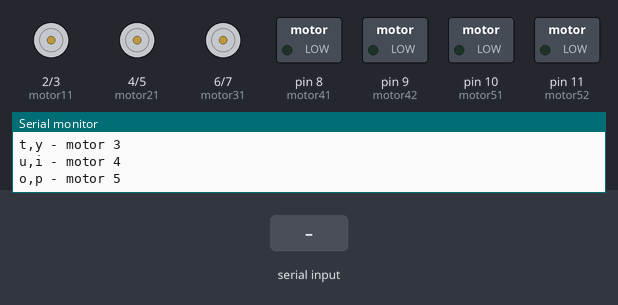
A sketch run on a simulated Arduino Uno, built with avr-gcc and run on an emulated ATmega328P. On the bench: motor-driver pin pairs drawn as motors (green arrow = first pin HIGH = forward, orange = second pin HIGH = backward, longer = more drive), switched loads named in the sketch (green lamp = pin HIGH), the last lines printed to the serial monitor. Inputs (shaded band) come from the test bench.

Above: at 1.2 s.
1.3 s: "q" received over Serial
At 1.7 s:
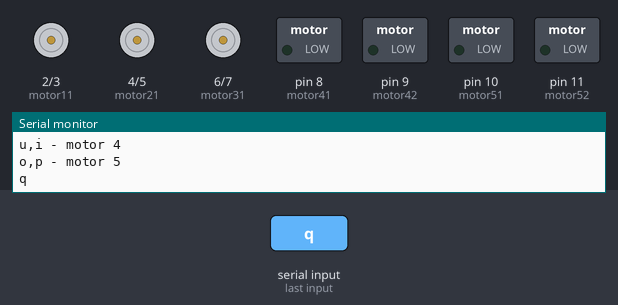
2.8 s: "w" received over Serial
At 4.0 s:
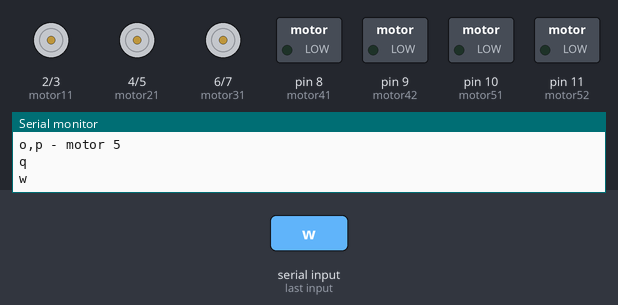
4.3 s: "e" received over Serial
At 5.2 s:
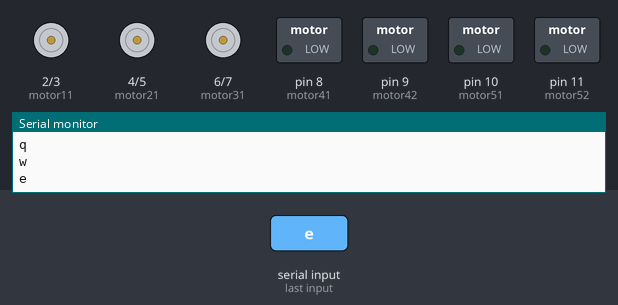
5.8 s: "r" received over Serial
At 6.3 s:
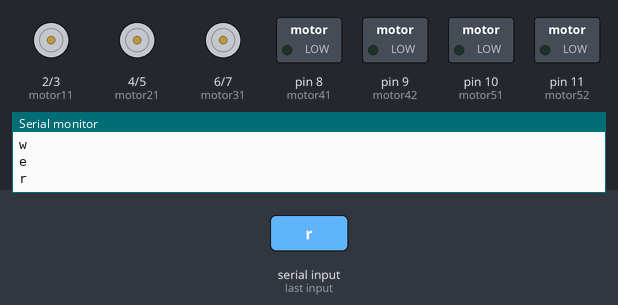
7.3 s: "t" received over Serial
At 8.5 s:
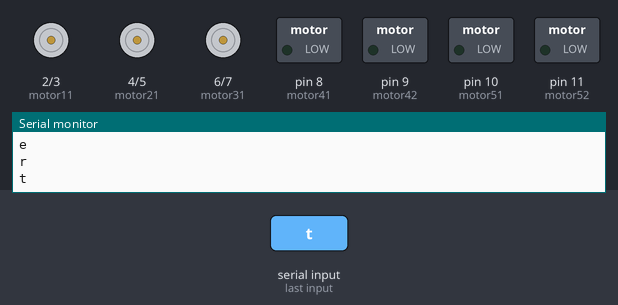
8.8 s: "y" received over Serial
At 9.8 s:
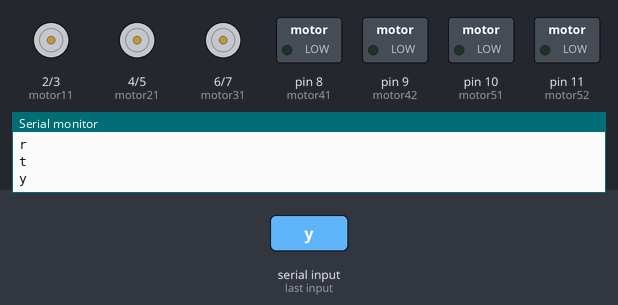
Timing chart, 0 to 11.3 s (numbered marks = the images above; inputs shaded):
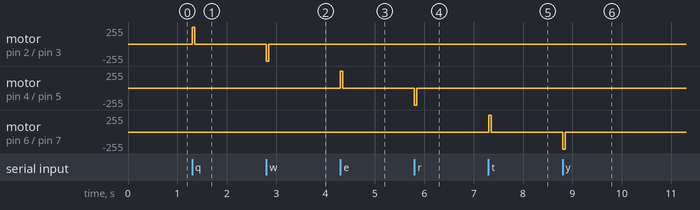

The sketch:

juster.ino
```cpp
//THE BUTTONS
//q,w - motor 1
//e,r - motor 2
//t,y - motor 3
//u,i - motor 4
//o,p - motor 5

#define motor11 2
#define motor12 3
#define motor21 4
#define motor22 5
#define motor31 6
#define motor32 7
#define motor41 8
#define motor42 9
#define motor51 10
#define motor52 11

void setup()
{
  Serial.begin(9600);

  Serial.println("THE BUTTONS");
  Serial.println("q,w - motor 1");
  Serial.println("e,r - motor 2");
  Serial.println("t,y - motor 3");
  Serial.println("u,i - motor 4");
  Serial.println("o,p - motor 5");


  pinMode(motor11,OUTPUT);//retrives 5v power for 1st motor frm this pin
  pinMode(motor12,OUTPUT);

  pinMode(motor21,OUTPUT);//retrives 5v power for 2nd motor frm this pin
  pinMode(motor22,OUTPUT);

  pinMode(motor31,OUTPUT);//retrives 5v power for 3rd motor frm this pin
  pinMode(motor32,OUTPUT);

  pinMode(motor41,OUTPUT);//retrives 5v power for 4th motor frm this pin
  pinMode(motor42,OUTPUT);

  pinMode(motor51,OUTPUT);//retrives 5v power for 5th motor frm this pin
  pinMode(motor52,OUTPUT);
}

void loop()
{
    char a=0;
    while(!Serial.available());
    a=Serial.read();
    if(a=='q')
    {
       motor1fwd();

    }
    if(a=='w')
    {
       motor1bck();

    }
    else if(a=='e')
    {
        motor2fwd();

    }
    else if(a=='r')
    {
        motor2bck();

    }

    else if (a=='t')
    {
        motor3fwd();

    }
    else if(a=='y')
    {
        motor3bck();

    }

    else if(a=='u')
    {
         motor4fwd();

    }
    else if(a=='i')
    {
         motor4bck();

    }
    else if(a=='o')
    {
         motor5fwd();

    }
    else if(a=='p')
    {
         motor5bck();

    }
}


void motor1fwd(void)
{

         digitalWrite(motor11,HIGH);
         digitalWrite(motor12,LOW);
         delay(50);
         digitalWrite(motor11,LOW);
         digitalWrite(motor12,LOW);
         Serial.println("q");
}
void motor1bck(void)
{

         digitalWrite(motor11,LOW);
         digitalWrite(motor12,HIGH);
         delay(50);
         digitalWrite(motor11,LOW);
         digitalWrite(motor12,LOW);
         Serial.println("w");
}

void motor2fwd(void)
{
         digitalWrite(motor21,HIGH);
         digitalWrite(motor22,LOW);
         delay(50);
         digitalWrite(motor21,LOW);
         digitalWrite(motor22,LOW);
         Serial.println("e");

}

void motor2bck(void)
{
         digitalWrite(motor21,LOW);
         digitalWrite(motor22,HIGH);
         delay(50);
         digitalWrite(motor21,LOW);
         digitalWrite(motor22,LOW);
         Serial.println("r");

}
void motor3fwd(void)
{
         digitalWrite(motor31,HIGH);
         digitalWrite(motor32,LOW);
         delay(50);
         digitalWrite(motor31,LOW);
         digitalWrite(motor32,LOW);
         Serial.println("t");

}
void motor3bck(void)
{
         digitalWrite(motor31,LOW);
         digitalWrite(motor32,HIGH);
         delay(50);
         digitalWrite(motor31,LOW);
         digitalWrite(motor32,LOW);
         Serial.println("y");

}

void motor4fwd(void)
{

         digitalWrite(motor41,HIGH);
         digitalWrite(motor42,LOW);
         delay(50);
         digitalWrite(motor41,LOW);
         digitalWrite(motor42,LOW);
         Serial.println("u");
}

void motor4bck(void)
{

         digitalWrite(motor41,LOW);
         digitalWrite(motor42,HIGH);
         delay(100);
         digitalWrite(motor41,LOW);
         digitalWrite(motor42,LOW);
         Serial.println("i");

}
void motor5fwd(void)
{

         digitalWrite(motor51,HIGH);
         digitalWrite(motor52,LOW);
         delay(50);
         digitalWrite(motor51,LOW);
         digitalWrite(motor52,LOW);
         Serial.println("o");
}
void motor5bck(void)
{

         digitalWrite(motor51,LOW);
         digitalWrite(motor52,HIGH);
         delay(50);
         digitalWrite(motor51,LOW);
         digitalWrite(motor52,LOW);
         Serial.println("p");
}
```

Measured:
- after the input at 1.3 s, motor on pin 2 (motor11) / pin 3 (motor12): stopped → forward 255/255 at once, → stopped 0.05 s later
- after the input at 2.8 s, motor on pin 2 (motor11) / pin 3 (motor12): stopped → backward 255/255 at once, → stopped 0.05 s later
- after the input at 4.3 s, motor on pin 4 (motor21) / pin 5 (motor22): stopped → forward 255/255 at once, → stopped 0.05 s later
- after the input at 5.8 s, motor on pin 4 (motor21) / pin 5 (motor22): stopped → backward 255/255 at once, → stopped 0.05 s later
- after the input at 7.3 s, motor on pin 6 (motor31) / pin 7 (motor32): stopped → forward 255/255 at once, → stopped 0.05 s later
- after the input at 8.8 s, motor on pin 6 (motor31) / pin 7 (motor32): stopped → backward 255/255 at once, → stopped 0.05 s later
